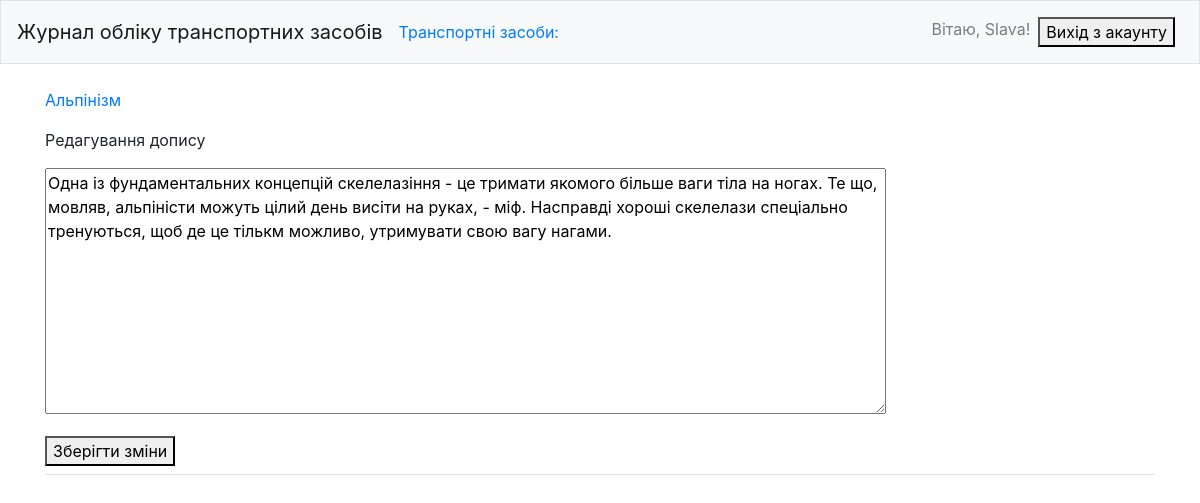
The app's page /edit_entry/3/ (signed in) with its own data.
### learning_logs/models.py (models this page shows, shortened)
class Topic(models.Model):
    text = models.CharField(max_length=200)
    data_added = models.DateTimeField(auto_now_add=True)
    owner = models.ForeignKey(User, on_delete=models.CASCADE)
    def __str__(self):
        return self.text

class Entry(models.Model):
    topic = models.ForeignKey(Topic, on_delete=models.CASCADE)
    text = models.TextField()
    date_added = models.DateTimeField(auto_now_add=True)
    class Meta:
        verbose_name_plural = 'entries'

### learning_logs/views.py (the view)
# urls.py: path('edit_entry/<int:entry_id>/', views.edit_entry, name='edit_entry'),  # сторінка редагування допису
@login_required
def edit_entry(request, entry_id):
    entry = Entry.objects.get(id=entry_id)
    topic = entry.topic
    if request.method != 'POST':
        form = EntryForm(instance=entry)
    else:
        form = EntryForm(instance=entry, data=request.POST)
        if form.is_valid():
            form.save()
            return redirect('learning_logs:topic', topic_id=topic.id)
    context = {'entry': entry, 'topic': topic, 'form': form}
    return render(request, 'learning_logs/edit_entry.html', context)

### learning_logs/forms.py
class EntryForm(forms.ModelForm):
    class Meta:
        model = Entry
        fields = ['text']
        labels = {'text': ''}
        widgets = {'text': forms.Textarea(attrs={'cols': 80})}

### learning_logs/templates/learning_logs/edit_entry.html (shortened to what this page needs)
{% extends "learning_logs/base.html" %}
{% block content %}
<p><a href="{% url 'learning_logs:topic' topic.id %}">{{ topic }}</a></p>
<p>Редагування допису</p>
<form action="{% url 'learning_logs:edit_entry' entry.id %}" method="post">
    {{ form.as_p }}
    <button name="submit">Зберігти зміни</button>
</form>
{% endblock content %}

### learning_logs/templates/learning_logs/base.html (shortened to what this page needs)
{% load bootstrap4 %}
<!DOCTYPE html>
<html lang="en">
<head>
    {% bootstrap_css %}
</head>
<body>
        <nav class="navbar navbar-expand-md navbar-light bg-light mb-4 border">
            <a class="navbar-brand" href="{% url 'learning_logs:index' %}">Журнал обліку транспортних засобів</a>
        <div class="collapse navbar-collapse" id="navbarCollapse">
            <ul class="navbar-nav mr-auto">
                <li class="nav-item">
                     <a href="{% url 'learning_logs:topics' %}">Транспортні засоби:</a>
                </li>
            </ul>
            <ul class="navbar-nav ml-auto">
                {% if user.is_authenticated %}
                <li class="nav-item">
                    <span class="navbar-text">Вітаю, {{user.username}}!</span>
                </li>
                <li>
                     <form class="nav-link" method="post" action="{% url 'users:logout' %}">
                        <button type="submit">Вихід з акаунту</button>
                     </form>
                </li>
            {% endif %}
        </nav>
<main role="main" class="container">
    <div class="pb-2 mb-2 border-bottom">
        {% block content %}
        {% endblock content %}
    </div>
</main>
</body>
</html>

### records on screen
Topic: text "Альпінізм"
Entry: text "Одна із фундаментальних концепцій скелелазіння - це тримати якомого більше ваги тіла на ногах. Те що, мовляв, альпіністи можуть цілий день висіти на руках, - міф. Насправді хороші скелелази спеціально тренуються, щоб де це тількм можливо, утримувати свою вагу нагами."

### other values on screen
{{ user.username }} "Slava"
